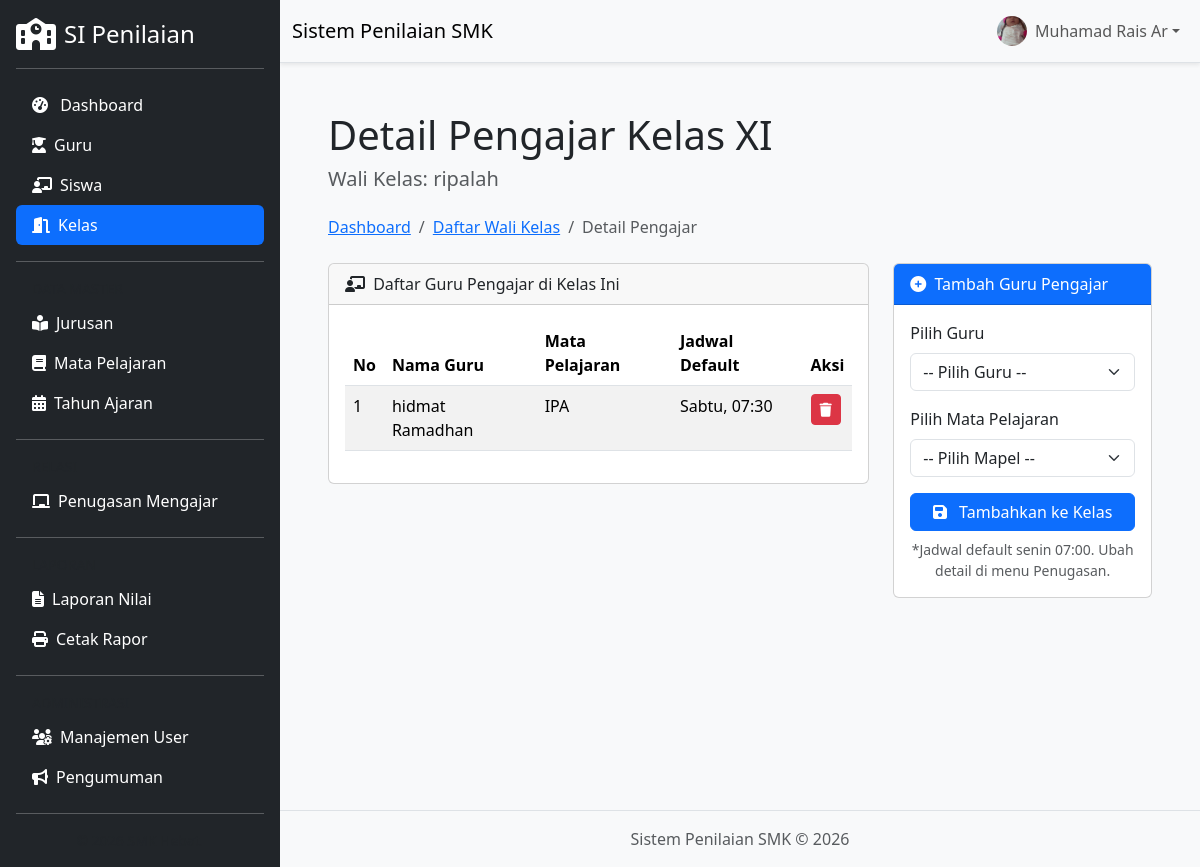
/modules/kelas/detail_kelas.php?id_kelas=14 (signed in), run on the app's committed database.
### tables this page shows
CREATE TABLE `kelas` (
  `id_kelas` int NOT NULL AUTO_INCREMENT,
  `nama_kelas` varchar(50) NOT NULL,
  `tingkat` enum('10','11','12') NOT NULL,
  `id_jurusan` int NOT NULL,
  `id_tahun_ajaran` int NOT NULL DEFAULT '11',
  `id_guru_wali_kelas` int NOT NULL,
  PRIMARY KEY (`id_kelas`),
  KEY `id_jurusan` (`id_jurusan`),
  KEY `id_guru_wali_kelas` (`id_guru_wali_kelas`),
  CONSTRAINT `kelas_ibfk_1` FOREIGN KEY (`id_jurusan`) REFERENCES `jurusan` (`id_jurusan`) ON DELETE RESTRICT ON UPDATE CASCADE,
  CONSTRAINT `kelas_ibfk_2` FOREIGN KEY (`id_guru_wali_kelas`) REFERENCES `guru` (`id_guru`) ON DELETE RESTRICT ON UPDATE CASCADE
);

CREATE TABLE `guru` (
  `id_guru` int NOT NULL AUTO_INCREMENT,
  `nip` varchar(20) NOT NULL,
  `nama_lengkap` varchar(150) NOT NULL,
  `no_telepon` varchar(20) DEFAULT NULL,
  `email` varchar(100) DEFAULT NULL,
  `id_user` int DEFAULT NULL,
  `created_at` timestamp NULL DEFAULT CURRENT_TIMESTAMP,
  `updated_at` timestamp NULL DEFAULT CURRENT_TIMESTAMP ON UPDATE CURRENT_TIMESTAMP,
  PRIMARY KEY (`id_guru`),
  UNIQUE KEY `nip` (`nip`),
  UNIQUE KEY `email` (`email`),
  KEY `id_user` (`id_user`),
  CONSTRAINT `guru_ibfk_1` FOREIGN KEY (`id_user`) REFERENCES `users` (`id_user`) ON DELETE SET NULL ON UPDATE CASCADE
);

CREATE TABLE `mengajar` (
  `id_mengajar` int NOT NULL AUTO_INCREMENT,
  `id_guru` int NOT NULL,
  `id_mapel` int NOT NULL,
  `id_kelas` int NOT NULL,
  `id_tahun_ajaran` int NOT NULL,
  `hari` varchar(20) DEFAULT NULL,
  `jam_mulai` time DEFAULT NULL,
  `jam_selesai` time DEFAULT NULL,
  PRIMARY KEY (`id_mengajar`),
  UNIQUE KEY `unik_mengajar` (`id_guru`,`id_mapel`,`id_kelas`,`id_tahun_ajaran`),
  KEY `id_mapel` (`id_mapel`),
  KEY `id_kelas` (`id_kelas`),
  KEY `id_tahun_ajaran` (`id_tahun_ajaran`),
  CONSTRAINT `mengajar_ibfk_1` FOREIGN KEY (`id_guru`) REFERENCES `guru` (`id_guru`) ON DELETE RESTRICT ON UPDATE CASCADE,
  CONSTRAINT `mengajar_ibfk_2` FOREIGN KEY (`id_mapel`) REFERENCES `mata_pelajaran` (`id_mapel`) ON DELETE RESTRICT ON UPDATE CASCADE,
  CONSTRAINT `mengajar_ibfk_3` FOREIGN KEY (`id_kelas`) REFERENCES `kelas` (`id_kelas`) ON DELETE RESTRICT ON UPDATE CASCADE,
  CONSTRAINT `mengajar_ibfk_4` FOREIGN KEY (`id_tahun_ajaran`) REFERENCES `tahun_ajaran` (`id_tahun_ajaran`) ON DELETE RESTRICT ON UPDATE CASCADE
);

CREATE TABLE `mata_pelajaran` (
  `id_mapel` int NOT NULL AUTO_INCREMENT,
  `kode_mapel` varchar(10) NOT NULL,
  `nama_mapel` varchar(100) NOT NULL,
  `jenis` enum('Normatif','Adaptif','Produktif','Muatan Lokal') DEFAULT NULL,
  PRIMARY KEY (`id_mapel`),
  UNIQUE KEY `kode_mapel` (`kode_mapel`)
);

### modules/kelas/detail_kelas.php (the view, shortened to what this page needs)
<?php
require_once '../../includes/header.php';
require_once '../../includes/koneksi.php';
$id_kelas = isset($_GET['id_kelas']) ? (int)$_GET['id_kelas'] : 0;
$stmt = mysqli_prepare($koneksi, "SELECT k.nama_kelas, g.nama_lengkap as nama_wali
                                  FROM kelas k
                                  LEFT JOIN guru g ON k.id_guru_wali_kelas = g.id_guru
                                  WHERE k.id_kelas = ?");
mysqli_stmt_bind_param($stmt, "i", $id_kelas);
mysqli_stmt_execute($stmt);
$result_info = mysqli_stmt_get_result($stmt);
$info_kelas = mysqli_fetch_assoc($result_info);
$wali_kelas = $info_kelas['nama_wali'] ? $info_kelas['nama_wali'] : "Belum ditentukan";
?>
<div class="container-fluid px-4">
    <h1 class="mt-4">Detail Pengajar Kelas <?php echo htmlspecialchars($info_kelas['nama_kelas']); ?></h1>
    <h5 class="text-muted mb-4">Wali Kelas: <?php echo htmlspecialchars($wali_kelas); ?></h5>
    <ol class="breadcrumb mb-4">
        <li class="breadcrumb-item"><a href="/sistem-penilaian/dashboard.php">Dashboard</a></li>
        <li class="breadcrumb-item"><a href="kelas.php">Daftar Wali Kelas</a></li>
        <li class="breadcrumb-item active">Detail Pengajar</li>
    </ol>
    <div class="row">
        <div class="col-lg-8">
            <div class="card mb-4">
                <div class="card-header">
                    <i class="fas fa-chalkboard-teacher me-1"></i>
                    Daftar Guru Pengajar di Kelas Ini
                </div>
                <div class="card-body">
                    <table class="table table-striped table-hover">
                        <thead>
                            <tr>
                                <th>No</th>
                                <th>Nama Guru</th>
                                <th>Mata Pelajaran</th>
                                <th>Jadwal Default</th>
                                <th>Aksi</th>
                            </tr>
                        </thead>
                        <tbody>
                            <?php
                            $query_pengajar = "SELECT m.id_mengajar, g.nama_lengkap, mp.nama_mapel, m.hari, m.jam_mulai, m.jam_selesai
                                               FROM mengajar m
                                               JOIN guru g ON m.id_guru = g.id_guru
                                               JOIN mata_pelajaran mp ON m.id_mapel = mp.id_mapel
                                               WHERE m.id_kelas = $id_kelas
                                               ORDER BY mp.nama_mapel ASC";
                            $res_pengajar = mysqli_query($koneksi, $query_pengajar);
                            if (mysqli_num_rows($res_pengajar) > 0) {
                                $no = 1;
                                while ($row = mysqli_fetch_assoc($res_pengajar)) {
                                    ?>
                                    <tr>
                                        <td><?php echo $no++; ?></td>
                                        <td><?php echo htmlspecialchars($row['nama_lengkap']); ?></td>
                                        <td><?php echo htmlspecialchars($row['nama_mapel']); ?></td>
                                        <td><?php echo htmlspecialchars($row['hari']) . ', ' . date('H:i', strtotime($row['jam_mulai'])); ?></td>
                                        <td>
                                            <a href="../mengajar/hapus_mengajar.php?id=<?php echo $row['id_mengajar']; ?>&ref=kelas&id_kelas=<?php echo $id_kelas; ?>"
                                               class="btn btn-danger btn-sm"
                                               onclick="return confirm('Hapus pengajar ini dari kelas?');">
                                                <i class="fas fa-trash"></i>
                                            </a>
                                        </td>
                                    </tr>
                                    <?php
                                }
                            } else {
                                echo '<tr><td colspan="5" class="text-center text-muted">Belum ada guru pengajar yang ditugaskan di kelas ini.</td></tr>';
                            }
                            ?>
                        </tbody>
                    </table>
                </div>
            </div>
        </div>
        <div class="col-lg-4">
            <div class="card mb-4">
                <div class="card-header bg-primary text-white">
                    <i class="fas fa-plus-circle me-1"></i>
                    Tambah Guru Pengajar
                </div>
                <div class="card-body">
                    <form action="" method="POST">
                        <div class="mb-3">
                            <label for="id_guru" class="form-label">Pilih Guru</label>
                            <select name="id_guru" id="id_guru" class="form-select" required>
                                <option value="">-- Pilih Guru --</option>
                            </select>
                        </div>
                        <div class="mb-3">
                            <label for="id_mapel" class="form-label">Pilih Mata Pelajaran</label>
                            <select name="id_mapel" id="id_mapel" class="form-select" required>
                                <option value="">-- Pilih Mapel --</option>
                            </select>
                        </div>
                        <div class="d-grid">
                            <button type="submit" name="tambah_guru" class="btn btn-primary">
                                <i class="fas fa-save me-2"></i> Tambahkan ke Kelas
                            </button>
                        </div>
                        <small class="text-muted d-block mt-2 text-center">
                            *Jadwal default senin 07:00. Ubah detail di menu Penugasan.
                        </small>
                    </form>
                </div>
            </div>
        </div>
    </div>
</div>
<?php
require_once '../../includes/footer.php';
?>

### includes/header.php (style rules this page uses)
body { display: flex; min-height: 100vh; flex-direction: column; }

### data on the page
kelas: nama_kelas "XI", id_guru_wali_kelas.nama_lengkap "ripalah"
mengajar: id_guru.nama_lengkap "hidmat Ramadhan", id_mapel.nama_mapel "IPA", hari "Sabtu", jam_mulai "07:30"

### other printed values
$judul_halaman "Sistem Penilaian SMK"
$_SESSION['username'] "Muhamad Rais Ar"
